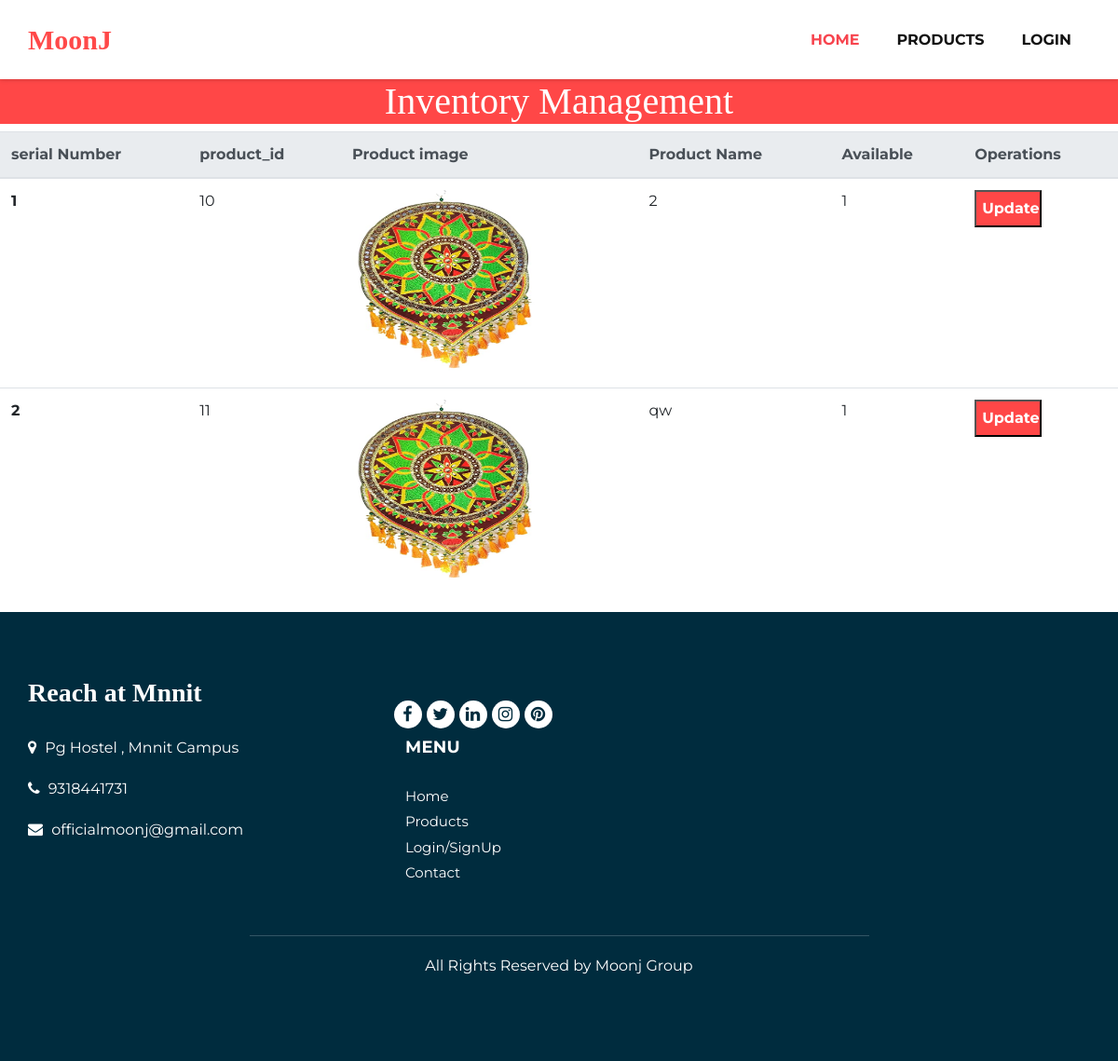
Screenshot of /inventory_management/ with the database file from the repository.
### cart/models.py (models this page shows)
class product(models.Model):
    product_name = models.CharField(max_length=500)
    product_id = models.AutoField(primary_key=True)
    description = models.TextField(null=True)
    quantity = models.IntegerField(default=0)
    image =  models.ImageField(upload_to="myimage",null=True)
    category_id = models.ForeignKey(category,on_delete=models.CASCADE)
    price = models.IntegerField()

### admin1/views.py (the view)
# urls.py: path('inventory_management/',admin1.manage_product),
def manage_product(request):
    object_list = []
    prod1 = product.objects.all().order_by('product_name')
    index=1
    for x in prod1:
            ob = cart_object1(index,x.product_name,x.product_id,x.price,x.quantity,x.image)
            object_list.append(ob)
            index = index+1
    context ={
        "data1":object_list,
    }
    return render(request,'registeration/inventory_management.html',context)
    pass

### registration/templates/registeration/inventory_management.html (shortened to what this page needs)
{% extends 'registeration/Admin_base.html' %}
{% load static %}
{% block content %}
<h1 style="text-align:center; color:white;background-color: rgba(255,0,0,0.721);">Inventory Management</h1>
  <table class="table">
    <thead class="thead-light">
      <tr>
        <th scope="col">serial Number</th>
        <th scope="col">product_id</th>
        <th scope="col">Product image</th>
        <th scope="col">Product Name</th>
        <th scope="col">Available</th>
        <th scope="col">Operations</th>
      </tr>
    </thead>
    <tbody>
      {% for x in data1 %}
      <tr>
        <th scope="row">{{ x.sr_no }}</th>
        <td>{{ x.product_id }}</td>
        <td><img src="/media/{{x.img}}" height="200px" width="200px"></td>
        <td>{{ x.product_name }}</td>
        <td>{{ x.quantity }}</td>
        <td><Button style="background-color:rgba(255,0,0,0.721);height:5vh;width:6vw;"><a href="" style="color:white;font-weight:bold">Update</a></Button></td>
      </tr>
      {% endfor %}
    </tbody>
  </table>
{% endblock content %}

### static/css/style.css (style rules this page uses)
* { box-sizing: border-box; }
body { font-family: 'Montserrat', sans-serif; color: #0c0c0c; background-color: #ffffff; overflow-x: hidden; }
h1, h2 { font-family: 'Playfair Display', serif; }
a, a:hover, a:focus { text-decoration: none; }

### rows the page displays
product: sr_no "1", product_id "10", img (picture), product_name "2", quantity "1"
product: img (picture), product_name "qw"

### other values shown
{{ x.sr_no }} "2"
{{ x.product_id }} "11"
{{ x.quantity }} "1"
